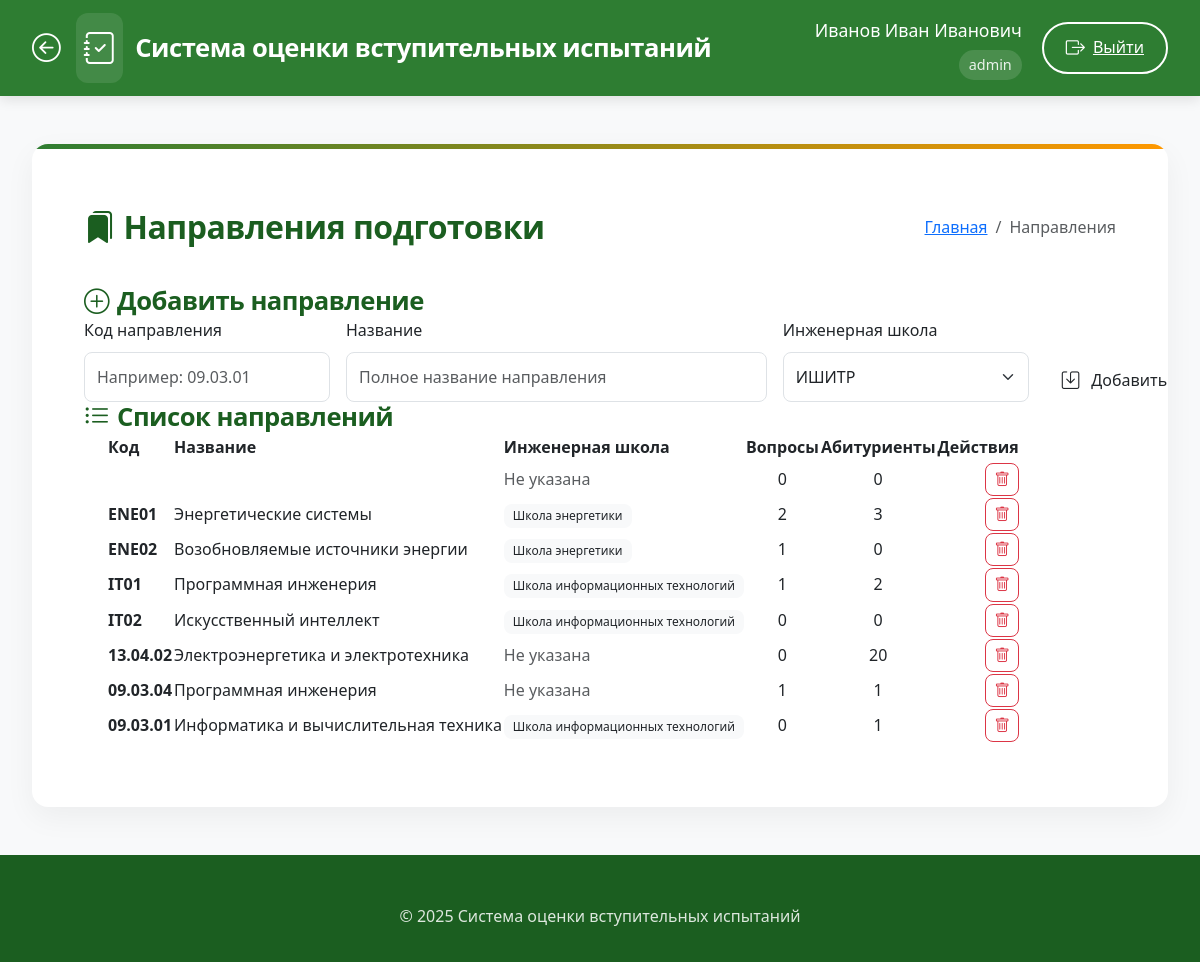
Before: /programs (signed in) with the older database file.
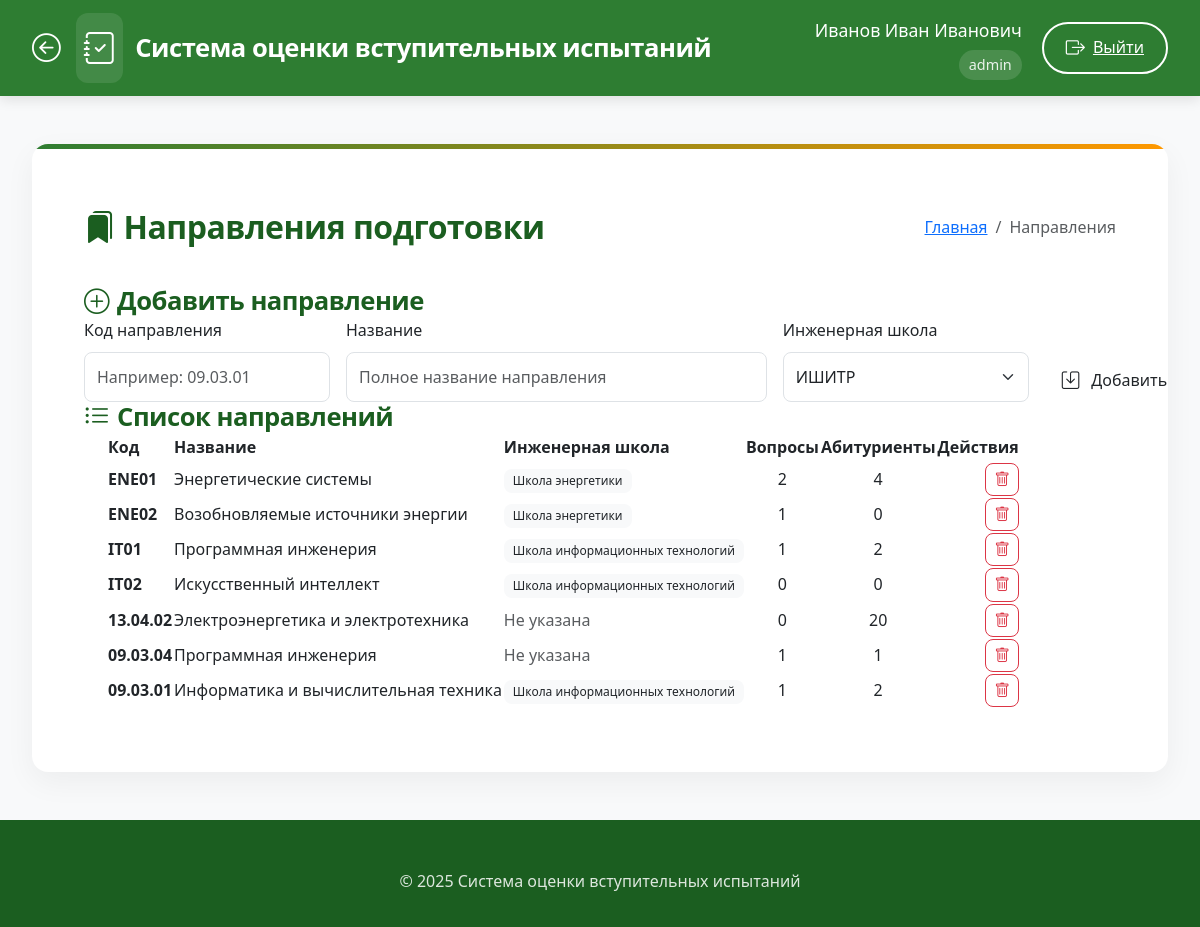
After: the same page with the newer database file.
### app/models.py (models this page shows)
class User(UserMixin, db.Model):
    id = db.Column(db.Integer, primary_key=True)
    username = db.Column(db.String(80), unique=True, nullable=False)
    password = db.Column(db.String(120), nullable=False)
    full_name = db.Column(db.String(100), nullable=False)
    position = db.Column(db.String(100), nullable=False)
    role = db.Column(db.String(20), nullable=False)  # 'admin', 'secretary', 'commission'
    school_id = db.Column(db.Integer, db.ForeignKey('engineering_school.id'))
    engineering_school = db.relationship('EngineeringSchool', backref='users')
    commission_members = db.relationship('CommissionMember', back_populates='user', cascade='all, delete-orphan')
    standard_commissions = db.relationship('StandardCommission', back_populates='user', cascade='all, delete-orphan')

class Program(db.Model):
    id = db.Column(db.Integer, primary_key=True)
    code = db.Column(db.String(50), nullable=False)
    name = db.Column(db.String(200), nullable=False)
    school_id = db.Column(db.Integer, db.ForeignKey('engineering_school.id'))
    questions = db.relationship('Question', backref='program', lazy=True, cascade='all, delete-orphan')
    standard_commission = db.relationship('StandardCommission', backref='program', lazy=True, cascade='all, delete-orphan')
    applicants = db.relationship('Applicant', backref='program', lazy=True)
    exam_dates = db.relationship('ExamDate', backref='program', lazy=True)

class EngineeringSchool(db.Model):
    id = db.Column(db.Integer, primary_key=True)
    name = db.Column(db.String(100), nullable=False, unique=True)
    programs = db.relationship('Program', backref='school', lazy=True)

### app/routes.py (the view, shortened to what this page needs)
@routes.route('/programs', methods=['GET', 'POST'])
@login_required
def programs():
    if current_user.role not in ['admin', 'secretary']:
        abort(403)
    form = ProgramForm()
    if current_user.role == 'secretary':
        form.school_id.data = current_user.school_id
        form.school_id.choices = [(s.id, s.name) for s in EngineeringSchool.query.order_by('name').all() if s.id == current_user.school_id]
    else:
        form.school_id.choices = [(s.id, s.name) for s in EngineeringSchool.query.order_by('name').all()]
    if current_user.role == 'secretary':
        programs = Program.query.filter_by(school_id=current_user.school_id).all()
    else:  # admin
        programs = Program.query.all()
    return render_template('programs.html', form=form, programs=programs)

### app/forms.py
class ProgramForm(FlaskForm):
    code = StringField('Код программы', validators=[DataRequired(), Length(min=2, max=50)])
    name = StringField('Название программы', validators=[DataRequired(), Length(min=5, max=200)])
    school_id = SelectField('Инженерная школа', coerce=int, validators=[DataRequired()])
    submit = SubmitField('Добавить')
    def __init__(self, *args, **kwargs):
        super(ProgramForm, self).__init__(*args, **kwargs)

### app/templates/programs.html (shortened to what this page needs)
{% extends "base.html" %}
{% block content %}
<div class="container py-4">
    <div class="d-flex justify-content-between align-items-center mb-4">
        <h2 class="mb-0">
            <i class="bi bi-bookmarks-fill me-2"></i>Направления подготовки
        </h2>
        <nav aria-label="breadcrumb">
            <ol class="breadcrumb">
                <li class="breadcrumb-item"><a href="{{ url_for('routes.home') }}">Главная</a></li>
                <li class="breadcrumb-item active">Направления</li>
            </ol>
        </nav>
    </div>
    <div class="custom-card">
        <div class="custom-card-header d-flex justify-content-between align-items-center">
            <h3 class="mb-0">
                <i class="bi bi-plus-circle me-2"></i>Добавить направление
            </h3>
        </div>
        <div class="card-body">
            <form method="POST" class="row g-3">
                <div class="col-md-3">
                    <label class="form-label">Код направления</label>
                    {{ form.code(class="custom-form-control form-control", placeholder="Например: 09.03.01") }}
                </div>
                <div class="col-md-5">
                    <label class="form-label">Название</label>
                    {{ form.name(class="custom-form-control form-control", placeholder="Полное название направления") }}
                </div>
                <div class="col-md-3">
                    <label class="form-label">Инженерная школа</label>
                    {{ form.school_id(class="custom-form-control form-select") }}
                </div>
                <div class="col-md-1 d-flex align-items-end">
                    <button type="submit" class="btn btn-custom-primary w-100">
                        <i class="bi bi-save me-1"></i>Добавить
                    </button>
                </div>
            </form>
        </div>
    </div>
    <div class="custom-card">
        <div class="custom-card-header d-flex justify-content-between align-items-center">
            <h3 class="mb-0">
                <i class="bi bi-list-ul me-2"></i>Список направлений
            </h3>
            <span class="badge badge-custom">{{ programs|length }} направлений</span>
        </div>
        <div class="card-body p-0">
            <div class="table-responsive">
                <table class="custom-table">
                    <thead>
                        <tr>
                            <th class="ps-4">Код</th>
                            <th>Название</th>
                            <th>Инженерная школа</th>
                            <th class="text-center">Вопросы</th>
                            <th class="text-center">Абитуриенты</th>
                            <th class="text-end pe-4">Действия</th>
                        </tr>
                    </thead>
                    <tbody>
                        {% for program in programs %}
                        <tr>
                            <td class="ps-4 fw-bold">{{ program.code }}</td>
                            <td>{{ program.name }}</td>
                            <td>
                                {% if program.school %}
                                <span class="badge bg-light text-dark">{{ program.school.name }}</span>
                                {% else %}
                                <span class="text-muted">Не указана</span>
                                {% endif %}
                            </td>
                            <td class="text-center">{{ program.questions|length }}</td>
                            <td class="text-center">{{ program.applicants|length }}</td>
                            <td class="text-end pe-4">
                                <div class="btn-group">
                                    <form action="{{ url_for('routes.delete_program', program_id=program.id) }}" method="POST">
                                        <button type="submit" class="btn btn-sm btn-outline-danger"
                                                onclick="return confirm('Удалить направление? Все связанные данные будут потеряны!')">
                                            <i class="bi bi-trash"></i>
                                        </button>
                                    </form>
                                </div>
                            </td>
                        </tr>
                        {% endfor %}
                    </tbody>
                </table>
            </div>
        </div>
    </div>
</div>
{% endblock %}

### app/templates/base.html (shortened to what this page needs)
<!DOCTYPE html>
<html lang="ru">
<head>
    <link href="https://cdn.jsdelivr.net/npm/bootstrap@5.3.0/dist/css/bootstrap.min.css" rel="stylesheet">
    <link rel="stylesheet" href="https://cdn.jsdelivr.net/npm/bootstrap-icons@1.10.0/font/bootstrap-icons.css">
    <link rel="stylesheet" href="{{ url_for('static', filename='style.css') }}">
</head>
<body>
    <header class="main-header">
        <div class="header-container">
            <div class="header-left">
                {% if current_user.is_authenticated %}
                <a href="javascript:history.back()" class="back-btn">
                    <i class="bi bi-arrow-left-circle"></i>
                </a>
                {% endif %}
                <a href="{{ url_for('routes.home') }}" class="logo">
                    <i class="bi bi-journal-check"></i>
                    <span>Система оценки вступительных испытаний</span>
                </a>
            </div>
            <nav class="user-nav">
                {% if current_user.is_authenticated %}
                <div class="user-info">
                    <div class="user-name">{{ current_user.full_name }}</div>
                    <div class="user-role">{{ current_user.role }}</div>
                </div>
                <a href="{{ url_for('routes.logout') }}" class="outline-btn">
                    <i class="bi bi-box-arrow-right"></i>
                    <span>Выйти</span>
                </a>
                {% else %}
                <a href="{{ url_for('routes.login') }}" class="outline-btn">
                    <i class="bi bi-box-arrow-in-right"></i>
                    <span>Войти</span>
                </a>
                {% endif %}
            </nav>
        </div>
    </header>
    <main class="main-content">
        <div class="content-card">
            {% block content %}{% endblock %}
        </div>
    </main>
    <footer class="main-footer">
        <div class="footer-content">
            &copy; 2025 Система оценки вступительных испытаний
        </div>
    </footer>
</body>
</html>

### static/style.css (style rules this page uses)
:root { --primary: #0d6efd; --secondary: #6c757d; --success: #198754; --info: #0dcaf0; --warning: #ffc107; --danger: #dc3545; --light: #f8f9fa; --dark: #212529; }
body { font-family: 'Segoe UI', Tahoma, Geneva, Verdana, sans-serif; background-color: #f8fafc; color: #333; }
header { box-shadow: 0 2px 10px rgba(0, 0, 0, 0.1); z-index: 1030; }
.btn { border-radius: 0.5rem; font-weight: 500; padding: 0.5rem 1rem; transition: all 0.2s; display: inline-flex; align-items: center; gap: 0.5rem; }
.btn i { font-size: 1.1em; }
.btn-sm { padding: 0.25rem 0.5rem; }
.form-control, .form-select { border-radius: 0.5rem; padding: 0.75rem; border: 1px solid #dee2e6; }
.badge { font-weight: 500; padding: 0.5em 0.75em; border-radius: 0.5rem; }

### app/templates/base.html (style rules this page uses)
:root { --primary: #2e7d32; --primary-dark: #1b5e20; --primary-light: #4caf50; --accent: #ff9800; --light-bg: #f8f9fa; --card-bg: #ffffff; --dark-text: #212529; --light-text: #f8f9fa; --border: #e0e0e0; --success: #4caf50; --info: #2196f3; --warning: #ff9800; --danger: #f44336; }
body { font-family: 'Segoe UI', 'Roboto', sans-serif; background-color: var(--light-bg); color: var(--dark-text); line-height: 1.7; padding-top: 0; }
.main-header { background-color: var(--primary); color: white; padding: 0.8rem 0; box-shadow: 0 4px 12px rgba(0,0,0,0.1); position: sticky; top: 0; z-index: 1000; }
.header-container { display: flex; justify-content: space-between; align-items: center; max-width: 1400px; margin: 0 auto; padding: 0 2rem; }
.header-left { display: flex; align-items: center; gap: 15px; }
.logo { display: flex; align-items: center; font-size: 1.6rem; font-weight: 600; color: white; text-decoration: none; letter-spacing: -0.5px; }
.logo i { margin-right: 12px; font-size: 2rem; background: rgba(255, 255, 255, 0.1); padding: 8px; border-radius: 12px; }
.back-btn { color: white; font-size: 1.8rem; display: flex; align-items: center; transition: transform 0.2s ease; }
.user-nav { display: flex; align-items: center; gap: 20px; }
.user-info { text-align: right; }
.user-name { font-weight: 500; font-size: 1.1rem; }
.user-role { font-size: 0.9rem; opacity: 0.9; background: rgba(255, 255, 255, 0.15); padding: 3px 10px; border-radius: 20px; display: inline-block; margin-top: 4px; }
.outline-btn { background: transparent; border: 2px solid white; color: white; padding: 8px 22px; border-radius: 30px; font-weight: 500; transition: all 0.3s ease; display: inline-flex; align-items: center; gap: 8px; }
.outline-btn i { font-size: 1.2rem; }
.main-content { max-width: 1400px; margin: 3rem auto; padding: 0 2rem; }
.content-card { background: var(--card-bg); border-radius: 16px; box-shadow: 0 10px 30px rgba(0,0,0,0.05); padding: 2.5rem; margin-bottom: 3rem; border: none; overflow: hidden; position: relative; }
.content-card::before { content: ''; position: absolute; top: 0; left: 0; width: 100%; height: 5px; background: linear-gradient(90deg, var(--primary), var(--accent)); }
.main-footer { background-color: var(--primary-dark); color: rgba(255, 255, 255, 0.85); padding: 3rem 0 2rem; text-align: center; }
.footer-content { max-width: 1400px; margin: 0 auto; padding: 0 2rem; }
h1, h2, h3, h4, h5 { color: var(--primary-dark); font-weight: 700; margin-bottom: 1.8rem; letter-spacing: -0.5px; }
h2 { font-size: 2rem; padding-bottom: 1rem; }
h3 { font-size: 1.6rem; }

Changed rows visible on the page:
removed Program: shows "Не указана", questions|length "0", applicants|length "0"
computed for Program "ENE01": applicants|length "3" → "4"
computed for Program "Информатика и вычислительная техника": questions|length "0" → "1"; applicants|length "1" → "2"
